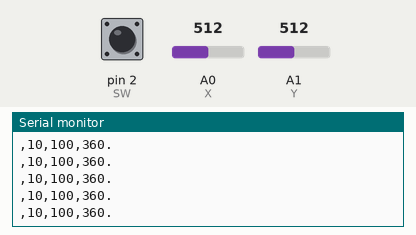
The sketch below on a simulated Arduino Uno, built with avr-gcc and run on an emulated ATmega328P. Parts: the last lines printed to the serial monitor. The inputs (shaded band) are chosen by the test bench; at power-on: A0 (X) = 512, pin 2 (SW) HIGH, A1 (Y) = 512.

Above: at 1.2 s.
1.3 s: A0 (X) set to 497
At 1.9 s:
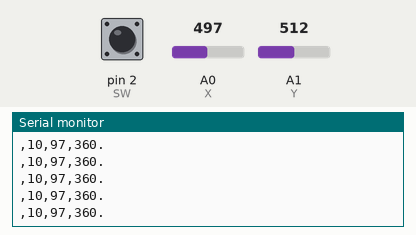
10.3 s: A0 (X) set to 48
At 11.2 s:
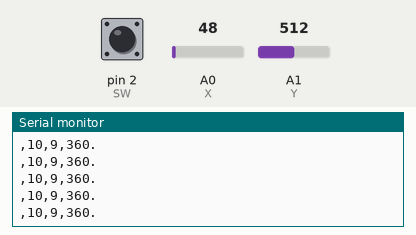
11.8 s: A0 (X) set to 56
At 12.9 s:
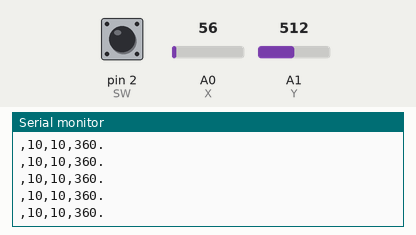
Timing chart, 0 to 14.3 s (numbered marks = the images above; inputs shaded):
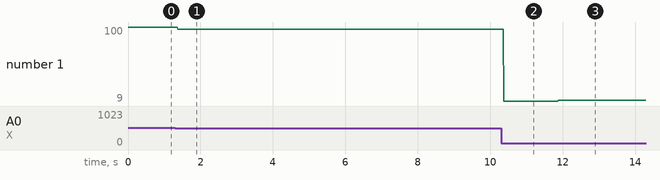

The sketch:

joystick.ino
```cpp
const u8 SW = 2; //Switch PIN
const u8 X = 0;  //X축 PIN
const u8 Y = 1;  //Y축 PIN

void setup() {
  //스위치 포트 입력 및 풀업 셋팅
  pinMode(SW, INPUT);
  digitalWrite(SW, HIGH);

  //모니터 프로그램 셋팅
  Serial.begin(9600);
}

void loop() {
// 스위치가 눌리면 Push
// 떨어지면 Pull
  int p;
  if (digitalRead(SW))
    p = 10;
  else
    p = 20;
  Serial.print(",");
  Serial.print(p);
  Serial.print(",");

// X축 읽어오기
//  Serial.print("X : ");
  int x = map(analogRead(X), 0, 1023, 0, 200);
  Serial.print(x);
  Serial.print(",");

// Y축 읽어오기
//  Serial.print("Y : ");
  int y = map(analogRead(Y), 0, 1023, 320, 400);
  Serial.print(y);
  Serial.println(".");

//  delay();
}
```

Measured:
- after the input at 1.3 s, the serial monitor: prints a new line after 0.07 s (image 1)
- after the input at 10.3 s, the serial monitor: prints a new line after 0.07 s (image 2)
- after the input at 11.8 s, the serial monitor: prints a new line after 0.07 s (image 3)
- plotted number 1: 100 → 97 after the input at 1.3 s, 97 → 9 after the input at 10.3 s
